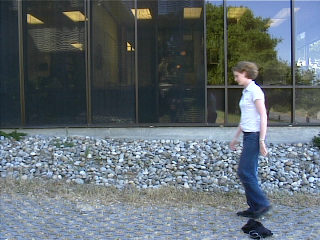
%> input picture COMPUTER_VISION/assignment3/frame0040.tif, 320 x 240 px
$ octave oetest.m   (GNU Octave 9; MATLAB toolbox functions it lacks are replaced by stand-ins)
%> lines starting %> are read from the running program, lines starting %| are printed output that depends on the picture
### COMPUTER_VISION/assignment3/read_gray.m
function result = read_gray(filename)
%> called with filename = 'frame0040.tif'

temp = double(imread(filename));

if (size(temp, 3) == 1)
    result = temp;
else
    result = 0.3*temp(:,:,1) + 0.59*temp(:,:,2) + 0.11*temp(:,:,3);
end

### COMPUTER_VISION/assignment3/blur_image.m
function result = blur_image(image, sigma);
%> called with sigma = 1.4

% function result = blur_image(image, sigma);
%
% blurs the input image with a symmetrc Gaussian filter of std=sigma.

blur_size = round(ceil(sigma) * 6 + 1);
blur_window = fspecial('gaussian', blur_size, sigma);
result = imfilter(image, blur_window, 'same', 'symmetric');

### COMPUTER_VISION/assignment3/canny4.m
function result = canny4(image, sigma, distance, t1, t2);

% function result = canny4(image, sigma, distance, t1, t2);


b1 = blur_image(image, sigma);

dx = [-1 0 1; -2 0 2; -1 0 1]/8;
dy = dx';  % dy is the transpose of dx

% compute dx, dy, and gradient (edited to cast to doubles - JBE38)
dxb1 = double(imfilter(b1, dx, 'same', 'symmetric'));
dyb1 = double(imfilter(b1, dy, 'same', 'symmetric'));
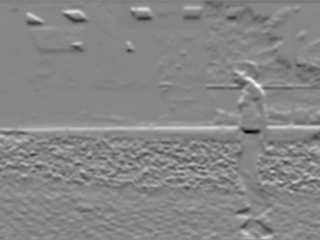
%> dyb1: size 240x320 double; min -48.84, max 44.01, mean 0.2; drawn with min black and max white
%dxb1 = imfilter(b1, dx, 'same', 'symmetric');
%dyb1 = imfilter(b1, dy, 'same', 'symmetric');
gradient = (dxb1 .^2 + dyb1 .^2).^0.5;

% compute edge orientations, in values ranging from 0 to 180 degrees
thetas = gradient_orientations(dxb1, dyb1);

% in the result of gradient_orientations, angles increase clockwise.
% in nonmaxsup, it is assumed that angles increase counterclockwise.
% therefore, we must convert.
thetas = 180-thetas;

% do non-maxima suppression
thinned = nonmaxsup(gradient, thetas, distance);

% for debugging
% result = thinned;

% hysteresis thresholding
result = hysthresh(thinned, t1, t2);

### COMPUTER_VISION/assignment2/gradient_orientations.m
function result = gradient_orientations(arg1, arg2);

% gradient_orientations: compute the edge orientations of an image, in
% range 0 to 180.
%
% function result = gradient_orientations(gradient_x, gradient_y);
%
%
% computes the gradient orientation at each pixel of an image, given
% the x gradient and y gradient for each pixel of the image.
%
% function result = gradient_orientations(image);
%
% computes the gradient orientation at each pixel of an image, by first
% computing the x and y gradients at each pixel of the image.
%
% function result = gradient_orientations(image, sigma);
%
% blurs the image with a Gaussian filter of std=sigma (where sigma is
% a scalar), then computes the x
% and y gradients of the blurred image, and finally computes the gradient
% orientation at each pixel.

% figure out if we need to compute gradients
compute_gradients = 0;
if (nargin == 1)
    image = arg1;
    compute_gradients = 1;
end

if ((nargin == 2) & (isscalar(arg2)))
    original_image = arg1;
    sigma = arg2;
    image = blur_image(original_image, sigma);
    compute_gradients = 1;
end

if (compute_gradients)  % if we need to compute gradients
    dx = [-1 0 1; -2 0 2; -1 0 1] / 8;
    dy = dx';

    % compute dx, dy, and gradient
    gradient_x = imfilter(image, dx, 'same', 'symmetric');
    gradient_y = imfilter(image, dy, 'same', 'symmetric');
else  % if the function arguments are gradient_x and gradient_y
    gradient_x = arg1;
    gradient_y = arg2;
end

% compute edge orientations
%thetas =  -atan2(gradient_y, gradient_x);  %incorrect, angles increase counterclockwise
thetas =  atan2(gradient_y, gradient_x);  %correct, angles increase clockwise
%thetas =  atan2(gradient_x, gradient_y);  % extremely incorrect
%thetas =  -atan2(gradient_x, gradient_y);  % rather incorrect

% convert orientations to [0 180] range.
result = thetas / pi * 180;
result(result < 0) = result(result < 0) + 180;
%> in canny4, `thetas = 180-thetas;`:
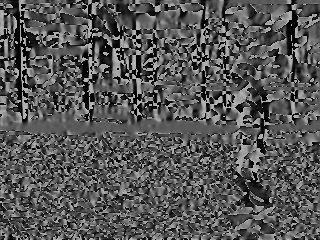
%> thetas: size 240x320 double; min 0.0017, max 180, mean 86.4
result(result > 180) = 180;

### COMPUTER_VISION/assignment3/nonmaxsup.m
% NONMAXSUP - Non-maxima suppression
%
% Usage:
%          [im,location] = nonmaxsup(inimage, orient, radius);
%
% Function for performing non-maxima suppression on an image using an
% orientation image.  It is assumed that the orientation image gives
% feature normal orientation angles in degrees (0-180).
%
% Input:
%   inimage - Image to be non-maxima suppressed.
%
%   orient  - Image containing feature normal orientation angles in degrees
%             (0-180), angles positive anti-clockwise.
%
%   radius  - Distance in pixel units to be looked at on each side of each
%             pixel when determining whether it is a local maxima or not.
%             This value cannot be less than 1.
%             (Suggested value about 1.2 - 1.5)
%
% Returns:
%   im        - Non maximally suppressed image.
%   location  - Complex valued image holding subpixel locations of edge
%               points. For any pixel the real part holds the subpixel row
%               coordinate of that edge point and the imaginary part holds
%               the column coordinate.  (If a pixel value is 0+0i then it
%               is not an edgepoint.)
%               (Note that if this function is called without 'location'
%               being specified as an output argument is not computed)
%
% Notes:
%
% The suggested radius value is 1.2 - 1.5 for the following reason. If the
% radius parameter is set to 1 there is a chance that a maxima will not be
% identified on a broad peak where adjacent pixels have the same value.  To
% overcome this one typically uses a radius value of 1.2 to 1.5.  However
% under these conditions there will be cases where two adjacent pixels will
% both be marked as maxima.  Accordingly there is a final morphological
% thinning step to correct this.
%
% This function is slow.  It uses bilinear interpolation to estimate
% intensity values at ideal, real-valued pixel locations on each side of
% pixels to determine if they are local maxima.

% Copyright (c) 1996-2005 Peter Kovesi
% School of Computer Science & Software Engineering
% The University of Western Australia
% http://www.csse.uwa.edu.au/
%
% Permission is hereby granted, free of charge, to any person obtaining a copy
% of this software and associated documentation files (the "Software"), to deal
% in the Software without restriction, subject to the following conditions:
%
% The above copyright notice and this permission notice shall be included in all
% copies or substantial portions of the Software.
%
% The Software is provided "as is", without warranty of any kind.

% December  1996 - Original version
% September 2004 - Subpixel localization added
% August    2005 - Made Octave compatible


function [im, location] = nonmaxsup(inimage, orient, radius)
%> called with radius = 1.35

if any(size(inimage) ~= size(orient))
  error('image and orientation image are of different sizes');
end

if radius < 1
  error('radius must be >= 1');
end

Octave = exist('OCTAVE_VERSION') ~= 0;  % Are we running under Octave?

[rows,cols] = size(inimage);
%> rows = 240; cols = 320
im = zeros(rows,cols);        % Preallocate memory for output image

if nargout == 2
    location = zeros(rows,cols);
end

iradius = ceil(radius);

% Precalculate x and y offsets relative to centre pixel for each orientation angle

angle = [0:180].*pi/180;    % Array of angles in 1 degree increments (but in radians).
xoff = radius*cos(angle);   % x and y offset of points at specified radius and angle
yoff = radius*sin(angle);   % from each reference position.

hfrac = xoff - floor(xoff); % Fractional offset of xoff relative to integer location
vfrac = yoff - floor(yoff); % Fractional offset of yoff relative to integer location

orient = fix(orient)+1;     % Orientations start at 0 degrees but arrays start
                            % with index 1.

% Now run through the image interpolating grey values on each side
% of the centre pixel to be used for the non-maximal suppression.

for row = (iradius+1):(rows - iradius)
  for col = (iradius+1):(cols - iradius)

    or = orient(row,col);   % Index into precomputed arrays
    x = col + xoff(or);     % x, y location on one side of the point in question
    y = row - yoff(or);

    fx = floor(x);          % Get integer pixel locations that surround location x,y
    cx = ceil(x);
    fy = floor(y);
    cy = ceil(y);
    tl = inimage(fy,fx);    % Value at top left integer pixel location.
    tr = inimage(fy,cx);    % top right
    bl = inimage(cy,fx);    % bottom left
    br = inimage(cy,cx);    % bottom right

    upperavg = tl + hfrac(or) * (tr - tl);  % Now use bilinear interpolation to
    loweravg = bl + hfrac(or) * (br - bl);  % estimate value at x,y
    v1 = upperavg + vfrac(or) * (loweravg - upperavg);

  if inimage(row, col) > v1 % We need to check the value on the other side...

    x = col - xoff(or);     % x, y location on the `other side' of the point in question
    y = row + yoff(or);

    fx = floor(x);
    cx = ceil(x);
    fy = floor(y);
    cy = ceil(y);
    tl = inimage(fy,fx);    % Value at top left integer pixel location.
    tr = inimage(fy,cx);    % top right
    bl = inimage(cy,fx);    % bottom left
    br = inimage(cy,cx);    % bottom right
    upperavg = tl + hfrac(or) * (tr - tl);
    loweravg = bl + hfrac(or) * (br - bl);
    v2 = upperavg + vfrac(or) * (loweravg - upperavg);

    if inimage(row,col) > v2            % This is a local maximum.
      im(row, col) = inimage(row, col); % Record value in the output
                                        % image.


      % Code for sub-pixel localization if it was requested
      if nargout == 2
         % Solve for coefficients of parabola that passes through
	 % [-1, v1]  [0, inimage] and [1, v2].
	 % v = a*r^2 + b*r + c
	 c = inimage(row,col);
	 a = (v1 + v2)/2 - c;
	 b = a + c - v1;

	 % location where maxima of fitted parabola occurs
	 r = -b/(2*a);
	 location(row,col) = complex(row + r*yoff(or), col - r*xoff(or));
      end

    end

   end
  end
end
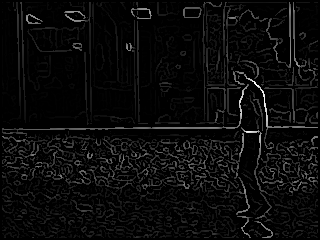
%> im: size 240x320 double; min 0, max 51.47, mean 2.2; drawn with min black and max white
%> after the loop, v2 = 2.78


% Finally thin the 'nonmaximally suppressed' image by pointwise
% multiplying itself with a morphological skeletonization of itself.
%
% I know it is oxymoronic to thin a nonmaximally supressed image but
% fixes the multiple adjacent peaks that can arise from using a radius
% value > 1.

if Octave
    skel = bwmorph(im>0,'thin',Inf);   % Octave bwmorph only works on binary
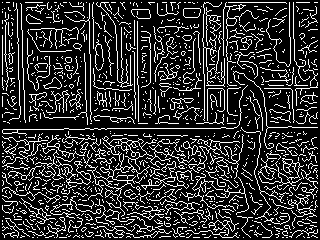
%> skel: size 240x320 logical; 19% white in thin lines or dots
                                       % images and 'thin' seems to produce
                                       % better results.
else
    skel = bwmorph(im,'skel',Inf);
end
im = im.*skel;
if nargout == 2
    location = location.*skel;
end

### COMPUTER_VISION/assignment3/hysthresh.m
% HYSTHRESH - Hysteresis thresholding
%
% Usage: bw = hysthresh(im, T1, T2)
%
% Arguments:
%             im  - image to be thresholded (assumed to be non-negative)
%             T1  - upper threshold value
%             T2  - lower threshold value
%                   (T1 and T2 can be entered in any order, the larger of the
%                   two values is used as the upper threshold)
% Returns:
%             bw  - the thresholded image (containing values 0 or 1)
%
% Function performs hysteresis thresholding of an image.
% All pixels with values above threshold T1 are marked as edges
% All pixels that are connected to points that have been marked as edges
% and with values above threshold T2 are also marked as edges. Eight
% connectivity is used.

% Copyright (c) 1996-2005 Peter Kovesi
% School of Computer Science & Software Engineering
% The University of Western Australia
% http://www.csse.uwa.edu.au/
%
% Permission is hereby granted, free of charge, to any person obtaining a copy
% of this software and associated documentation files (the "Software"), to deal
% in the Software without restriction, subject to the following conditions:
%
% The above copyright notice and this permission notice shall be included in all
% copies or substantial portions of the Software.
%
% The Software is provided "as is", without warranty of any kind.

% December 1996  - Original version
% March    2001  - Speed improvements made (~4x)
% April    2005  - Modified to cope with MATLAB 7's uint8 behaviour
% July     2005  - Enormous simplification and great speedup by realizing
%                  that you can use bwselect to do all the work

function bw = hysthresh(im, T1, T2)
%> called with T1 = 4, T2 = 8

    if T1 < T2    % T1 and T2 reversed - swap values
	tmp = T1;
	T1 = T2;
	T2 = tmp;
    end

    aboveT2 = im > T2;                     % Edge points above lower
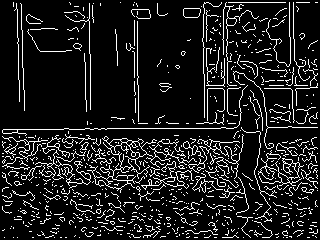
%> aboveT2: size 240x320 logical; 11.6% white in thin lines or dots
                                           % threshold.
    [aboveT1r, aboveT1c] = find(im > T1);  % Row and colum coords of points
%> aboveT1r = 4697 values from 3 to 238; aboveT1c = 4697 values from 3 to 318
                                           % above upper threshold.

    % Obtain all connected regions in aboveT2 that include a point that has a
    % value above T1
    bw = double(bwselect(aboveT2, aboveT1c, aboveT1r, 8));
%> bw: size 240x320 double; values 0 (black) and 1 (white), 9% white in thin lines or dots

### COMPUTER_VISION/assignment3/oriented_edges.m

function result = oriented_edges(img,sigma,threshold,direction,tolerance)
orig = read_gray(img);
canny_edges = canny4(orig, sigma, 1.35, threshold, 2*threshold);
grad = gradient_orientations(orig,sigma);

angle = abs(mod(direction,180));
low = angle - tolerance;
high = angle + tolerance;

[row, col] = size(canny_edges);
%> row = 240; col = 320
result = zeros(row, col);
for c = 1 : col
    for r = 1 : row
        if canny_edges(r,c) ~= 0
            go = grad(r,c);
            if (go >= low) && (go <= high)
                result(r,c) = 255;
            end
        end
    end
end
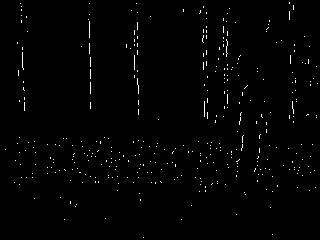
%> result: size 240x320 double; 1.1% white in thin lines or dots
%> after the loop, go = 125.5

end

### COMPUTER_VISION/assignment3/oetest.m
img = 'frame0040.tif';
result1 = oriented_edges(img, 1.4, 4, 0, 15);
result2 = oriented_edges(img, 1.4, 4, 45, 15);
%> after the loop in oriented_edges (call 2), `for c = 1 : col`: result: size 240x320 double; 0.85% white in thin lines or dots
result3 = oriented_edges(img, 1.4, 4, 90, 15);
%> after the loop in oriented_edges (call 3), `for c = 1 : col`: result: size 240x320 double; 2.2% white in thin lines or dots
result4 = oriented_edges(img, 1.4, 4, 135, 15);
%> call 4 of oriented_edges, with img = 'frame0040.tif', sigma = 1.4, threshold = 4, direction = 135, tolerance = 15
%> after the loop in oriented_edges (call 4), `for c = 1 : col`:
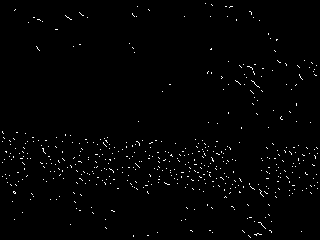
%> result: size 240x320 double; 1.2% white in thin lines or dots

figure(1); imshow(result1);
figure(2); imshow(result2);
figure(3); imshow(result3);
figure(4); imshow(result4);
